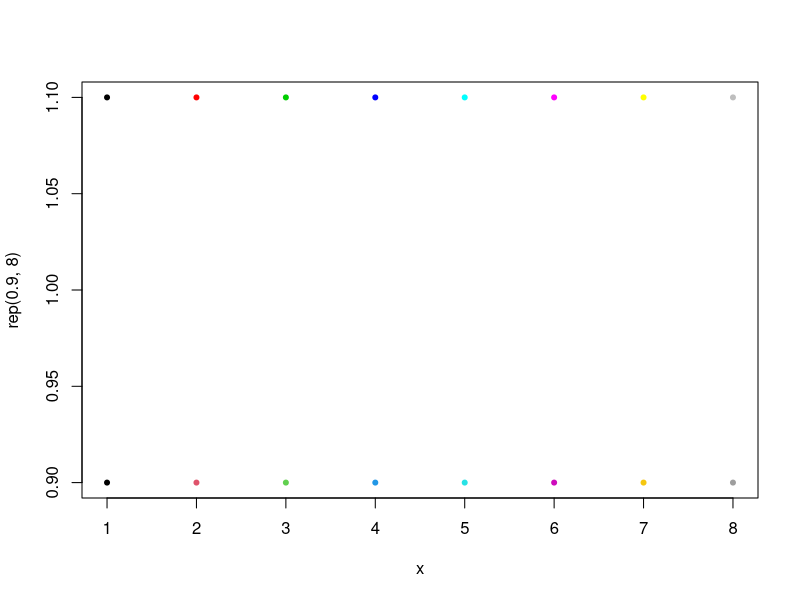

This chart was generated by the following R code:
## ----eval=FALSE---------------------------------------------------------------
## # Not run here, so no graph
## plot(x, y1)
## points(x, y2, col=2)


## -----------------------------------------------------------------------------
palette("R3")


## ----echo=FALSE---------------------------------------------------------------
palette("R4")


## -----------------------------------------------------------------------------
x <- 1:8
palette("R4") # not needed unless R3 was previously selected
plot(x, rep(0.9, 8), ylim=c(0.9,1.1), pch=20, cx=2, col=1:8)
palette("R3") # for the old scheme
points(x, rep(1.1, 8), pch=20, cx=2, col=1:8)

